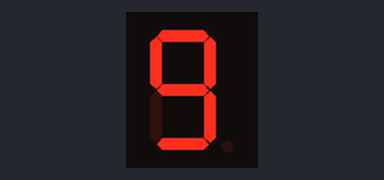
Simulated run of this sketch. Board: Arduino Uno, built with avr-gcc and run on an emulated ATmega328P. Parts: 1-digit seven-segment display. Wiring (inferred from the names in the program): 1-digit 7-segment display, segments lit when LOW: segments pin 2, pin 3, pin 4, pin 5, pin 6, pin 7, pin 8, pin 9. The segment pins are drawn as the display they are named for.

Above: at 0.1 s.
At 1.1 s:
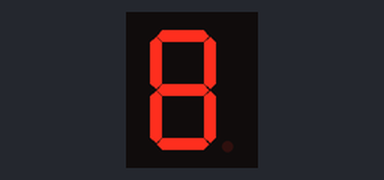
At 2.1 s:
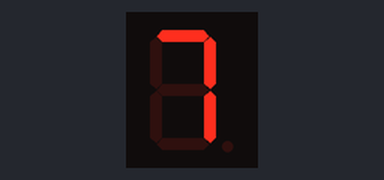
At 4.1 s:
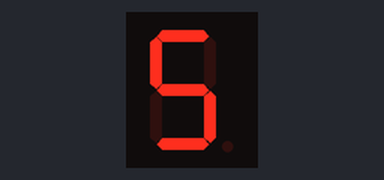
At 6.1 s:
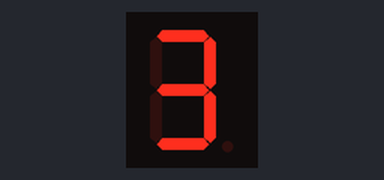
At 9.1 s:
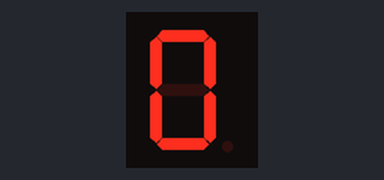

The sketch:

seven_segment_counter.ino
```cpp
const int segmentPins[] = {2, 3, 4, 5, 6, 7, 8, 9};

const byte digitMatrix[10][8] = {
  {0, 0, 0, 0, 0, 0, 1, 1},  // 0
  {1, 0, 0, 1, 1, 1, 1, 1},  // 1
  {0, 0, 1, 0, 0, 1, 0, 1},  // 2
  {0, 0, 0, 0, 1, 1, 0, 1},  // 3
  {1, 0, 0, 1, 1, 0, 0, 1},  // 4
  {0, 1, 0, 0, 1, 0, 0, 1},  // 5
  {0, 1, 0, 0, 0, 0, 0, 1},  // 6
  {0, 0, 0, 1, 1, 1, 1, 1},  // 7
  {0, 0, 0, 0, 0, 0, 0, 1},  // 8
  {0, 0, 0, 0, 1, 0, 0, 1}   // 9
};

void setup() {
  for (int i = 0; i < 8; i++) {
    pinMode(segmentPins[i], OUTPUT);
  }
}

void loop() {
  // Count from 9 to 0
  for (int i = 9; i >= 0; i--) {
    for (int j = 0; j < 8; j++) {
      digitalWrite(segmentPins[j], digitMatrix[i][j]);
    }
    delay(1000);
  }
}
```

Measured:
- by itself, everything shown: repeats every 10.0 s, in 10 steps
- what the display in image 1 shows lasts 1.0 s, from 1.0 s to 2.0 s
